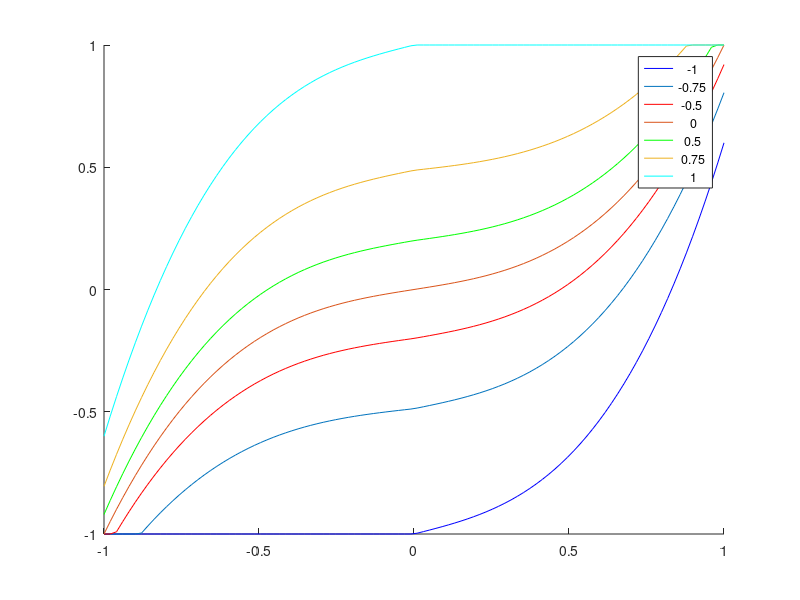
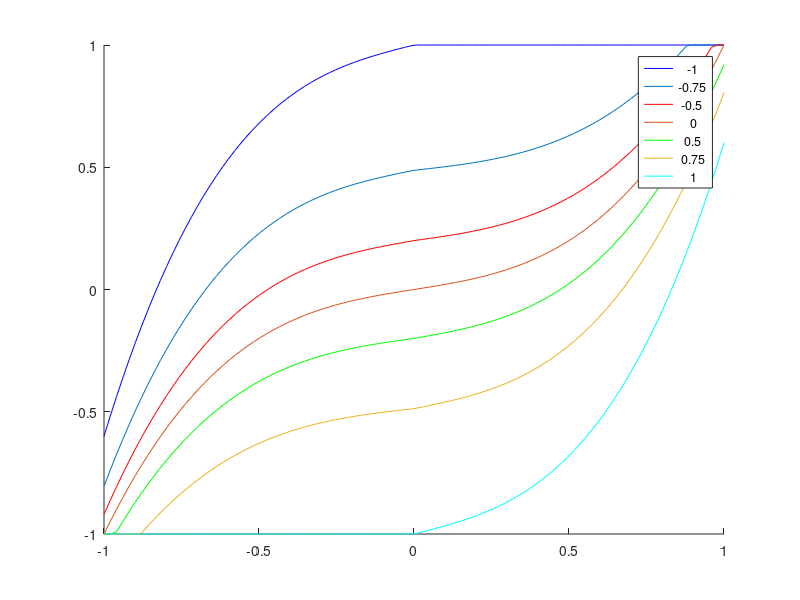

MATLAB code to generate these figures, in order:
%% sqrt2DPlot.m
% Plots 5 graphs of simulated inputs
% Author: Len Pieroni

clear;
clc;

lStick = linspace(-1, 1, 100);
rStick = [-1; -.75; -.5; 0; .5; .75; 1];

alpha = .25;
beta = 0.25;
gamma = 0.6;

lInsForward = (lStick.^3 + lStick.*(alpha))./(1+alpha);
rInsForward = (rStick.^3 + rStick.*(alpha))./(1+alpha);

lInsTurn = (lStick.^3 + lStick.*(beta))./(1+beta);
rInsTurn = (rStick.^3 + rStick.*(beta))./(1+beta);

lMtrPwr = lInsForward + (rInsTurn).*(1-abs(lInsForward.*gamma));
rMtrPwr = lInsForward - (rInsTurn).*(1-abs(lInsForward.*gamma));

lMtrPwr = min(max(lMtrPwr, -1), 1);
rMtrPwr = min(max(rMtrPwr, -1), 1);

plotFormat = ["b-", "r-", "g-", "c-", "m-", "y-", "k-"];

hold on;
for iPlotCt = 1:7
    plot(lStick, lMtrPwr(iPlotCt, :), plotFormat(iPlotCt));
end
% figure('Name', "Left Motor");
legend(num2str(rStick));
hold off;
figure;
hold on;
for iPlotCount = 1:7
    plot(lStick, rMtrPwr(iPlotCount, :), plotFormat(iPlotCount));
end
% figure('Name', "Right Motor");
legend(num2str(rStick));
hold off;